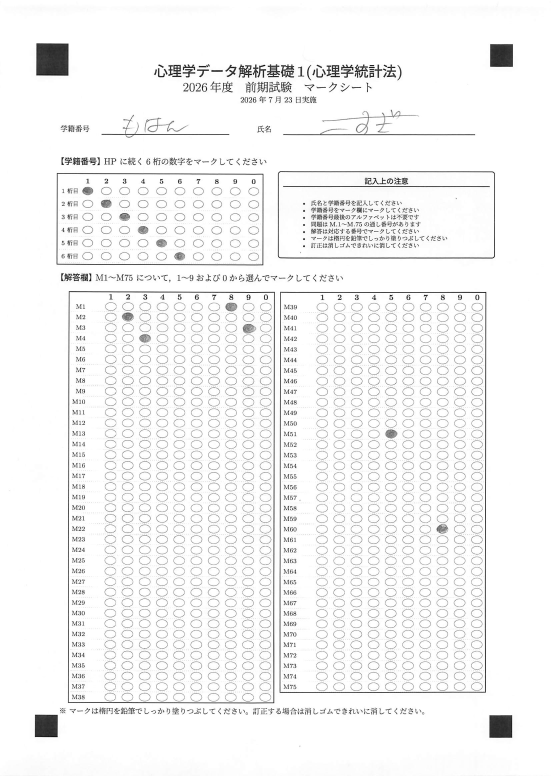
#> input picture articles/img/sample_scan.jpg, 1653 x 2327 px (shown at 1/3 size)
$ python batch.py ../../articles/img/sample_scan.jpg ../../articles/img/marksheet_example-1.png
#> lines starting #> are read from the running program, lines starting #| are printed output that depends on the picture; after the words box and inside, x2 and y2 are one past the last pixel; in counts of white or black regions, pixels touching at a corner belong together
### python-reference/omr/reader.py
"""マークシート画像 → 応答CSV（reader）。

処理: 位置決めマークで天地判定 → 太線枠（ID・解答2列）を検出 →
枠を自己スケールして config の格子から各セル中心を算出 → 塗り率を測って判定。
出力は既存下流互換の 82列スキーマ: source, ID1..IDn, M1..Mq。
"""
import cv2
import numpy as np
import sys
import csv
import glob
import os

from config import CONFIG_2026A, id_block_geometry, answer_block_geometry
from fiducials import detect as detect_fiducials


def _dedup_boxes(rects):
    """入れ子（外周/内周）の重複を大きい方に統合。"""
    rects = sorted(rects, key=lambda r: -r[2] * r[3])
    kept = []
    for (x, y, w, h) in rects:
        cx, cy = x + w / 2, y + h / 2
        dup = False
        for (X, Y, W, H) in kept:
            if X <= cx <= X + W and Y <= cy <= Y + H and abs(w * h - W * H) < 0.15 * W * H:
                dup = True
                break
        if not dup:
            kept.append((x, y, w, h))
    return kept


def find_boxes(gray):
    H, W = gray.shape
    _, b = cv2.threshold(gray, 150, 255, cv2.THRESH_BINARY_INV)
    cnts, _ = cv2.findContours(b, cv2.RETR_LIST, cv2.CHAIN_APPROX_SIMPLE)
    rects = []
    for c in cnts:
        x, y, w, h = cv2.boundingRect(c)
        if w > 300 and h > 150 and w * h > 60000:
            peri = cv2.arcLength(c, True)
            approx = cv2.approxPolyDP(c, 0.03 * peri, True)
            if len(approx) == 4:
                rects.append((x, y, w, h))
    rects = _dedup_boxes(rects)

    # 分類: 背の高い2枠 = 解答（左右），上部左側の枠 = ID
    tall = sorted([r for r in rects if r[3] > 0.35 * H], key=lambda r: r[0])
    if len(tall) < 2:
        raise RuntimeError(f"解答枠が2つ検出できません（tall={len(tall)}）")
    ans_boxes = tall[:2]
    upper_left = [r for r in rects if r not in ans_boxes
                  and (r[1] + r[3] / 2) < 0.4 * H and (r[0] + r[2] / 2) < 0.5 * W]
    if not upper_left:
        raise RuntimeError("ID枠が検出できません")
    id_box = max(upper_left, key=lambda r: r[2] * r[3])
    return id_box, ans_boxes


def _cell_centers(box, box_local_w, box_local_h, cells, stroke_px=3.0):
    """検出枠(box=x,y,w,h)を自己スケールし，各セルの画素中心を返す。"""
    x, y, w, h = box
    # 検出はストローク外周bbox。中心線は外周から stroke/2 内側。
    ox = x + stroke_px / 2.0
    oy = y + stroke_px / 2.0
    sx = (w - stroke_px) / box_local_w
    sy = (h - stroke_px) / box_local_h
    out = []
    for (idA, opt, xoff, yoff) in cells:
        px = ox + xoff * sx
        py = oy + yoff * sy
        out.append((idA, opt, px, py))
    return out


def _fill_ratio(gray, px, py, rx, ry, dark_thr):
    x0, x1 = int(px - rx), int(px + rx)
    y0, y1 = int(py - ry), int(py + ry)
    patch = gray[max(0, y0):y1, max(0, x0):x1]
    if patch.size == 0:
        return 0.0
    return float(np.mean(patch < dark_thr))


def read_sheet(img, cfg, dpi=200, dark_thr=140, fill_thr=0.20, debug_path=None):
    gray = cv2.cvtColor(img, cv2.COLOR_BGR2GRAY) if img.ndim == 3 else img

    # 天地判定（左上が最大マークでなければ180度回転）
    centers, sides = detect_fiducials(img, dpi=dpi)
    if max(sides, key=sides.get) != 'TL':
        gray = cv2.rotate(gray, cv2.ROTATE_180)
        img = cv2.rotate(img, cv2.ROTATE_180)

    id_box, ans_boxes = find_boxes(gray)

    mm = dpi / 25.4
    rx, ry = 1.1 * mm, 0.8 * mm            # サンプリング窓（楕円 2.2x1.6mm の内側）

    vis = img.copy() if img.ndim == 3 else cv2.cvtColor(gray, cv2.COLOR_GRAY2BGR)

    # ---- ID ----
    idg = id_block_geometry(cfg)
    id_cells = _cell_centers(id_box, idg["box_w"], idg["box_h"], idg["cells"])
    id_result = {}
    per_digit = {}
    for (digit, opt, px, py) in id_cells:
        fr = _fill_ratio(gray, px, py, rx, ry, dark_thr)
        per_digit.setdefault(digit, []).append((opt, fr, px, py))
    for digit, lst in per_digit.items():
        opt, fr, px, py = max(lst, key=lambda t: t[1])
        id_result[digit] = opt if fr >= fill_thr else None
        for (o, f, X, Y) in lst:
            col = (0, 0, 255) if (o == opt and f >= fill_thr) else (0, 180, 0)
            cv2.circle(vis, (int(X), int(Y)), 4, col, -1)

    # ---- 解答 ----
    ans_geo = answer_block_geometry(cfg)
    ans_result = {}
    flags = {}
    for box, geo in zip(ans_boxes, ans_geo):
        cells = _cell_centers(box, geo["box_w"], geo["box_h"], geo["cells"])
        per_q = {}
        for (qnum, opt, px, py) in cells:
            fr = _fill_ratio(gray, px, py, rx, ry, dark_thr)
            per_q.setdefault(qnum, []).append((opt, fr, px, py))
        for qnum, lst in per_q.items():
            filled = [(o, f) for (o, f, X, Y) in lst if f >= fill_thr]
            opt, fr, px, py = max(lst, key=lambda t: t[1])
            if len(filled) == 0:
                ans_result[qnum] = None
                flags[qnum] = "blank"
            elif len(filled) > 1:
                ans_result[qnum] = opt          # 最濃を採用
                flags[qnum] = "multi"
            else:
                ans_result[qnum] = opt
            for (o, f, X, Y) in lst:
                col = (0, 0, 255) if (o == opt and f >= fill_thr) else (0, 180, 0)
                cv2.circle(vis, (int(X), int(Y)), 4, col, -1)

    for (x, y, w, h) in [id_box] + ans_boxes:
        cv2.rectangle(vis, (x, y), (x + w, y + h), (255, 0, 0), 2)
    if debug_path:
        cv2.imwrite(debug_path, vis)

    return id_result, ans_result, flags


# [16 lines left out: function main, not called in this run]


# [2 lines that do not run on import are left out]

### python-reference/omr/fiducials.py
"""四隅の位置決めマーク（黒塗り四角）を検出するモジュール。

マークシートは四隅に黒い四角を持ち，左上だけ大きい（向き判定用）。
Otsu二値化 → 輪郭抽出 → 四隅近傍の充填された正方形を選ぶ。
戻り値: {'TL':(x,y), 'TR':..., 'BL':..., 'BR':...} 画素座標（検出できた向きに正規化済み）。
"""
import cv2
import numpy as np
import sys


def _find_square_blobs(bin_img, min_side, max_side):
    """充填された正方形状の連結成分の (cx, cy, area, side) を返す。"""
    cnts, _ = cv2.findContours(bin_img, cv2.RETR_EXTERNAL, cv2.CHAIN_APPROX_SIMPLE)
    blobs = []
    for c in cnts:
        area = cv2.contourArea(c)
        if area < min_side * min_side * 0.5:
            continue
        x, y, w, h = cv2.boundingRect(c)
        if not (min_side <= w <= max_side and min_side <= h <= max_side):
            continue
        aspect = w / float(h)
        if not (0.7 <= aspect <= 1.4):
            continue
        extent = area / float(w * h)          # 充填率（塗り潰し四角なら高い）
        if extent < 0.75:
            continue
        blobs.append((x + w / 2.0, y + h / 2.0, area, (w + h) / 2.0))
    return blobs


def detect(img, dpi=200, debug_path=None):
    gray = cv2.cvtColor(img, cv2.COLOR_BGR2GRAY) if img.ndim == 3 else img
    H, W = gray.shape
    _, bin_img = cv2.threshold(gray, 0, 255, cv2.THRESH_BINARY_INV + cv2.THRESH_OTSU)

    mm = dpi / 25.4                            # px per mm
    # 位置決めマークは年度でサイズが異なる（2026:9-12.8mm / 2025:5.5mm程度）ので下限を緩める
    blobs = _find_square_blobs(bin_img, min_side=4 * mm, max_side=18 * mm)
    if len(blobs) < 4:
        raise RuntimeError(f"位置決めマークが4個検出できません（{len(blobs)}個）")

    # 四隅それぞれに最も近いブロブを割り当てる
    corners_ref = {'TL': (0, 0), 'TR': (W, 0), 'BL': (0, H), 'BR': (W, H)}
    chosen = {}
    for name, (rx, ry) in corners_ref.items():
        best = min(blobs, key=lambda b: (b[0] - rx) ** 2 + (b[1] - ry) ** 2)
        chosen[name] = best

    if debug_path is not None:
        vis = img.copy() if img.ndim == 3 else cv2.cvtColor(gray, cv2.COLOR_GRAY2BGR)
        for name, (cx, cy, area, side) in chosen.items():
            cv2.circle(vis, (int(cx), int(cy)), 12, (0, 0, 255), 3)
            cv2.putText(vis, name, (int(cx) - 20, int(cy) - 20),
                        cv2.FONT_HERSHEY_SIMPLEX, 0.9, (0, 0, 255), 2)
        cv2.imwrite(debug_path, vis)

    sides = {k: v[3] for k, v in chosen.items()}
    centers = {k: (v[0], v[1]) for k, v in chosen.items()}
    return centers, sides


# [10 lines that do not run on import are left out]

### python-reference/omr/config.py
"""マークシートのレイアウト定義（single source of truth）。

このファイル1つから (1) marksheet.tex の格子と (2) reader のセル座標が決まる。
年度で変わるのは主に n_questions と col_split，n_id_digits。
座標は TikZ content フレームの「ローカル単位」（1単位 = 0.98mm，ただし
reader は枠を検出して自己スケールするので絶対mmは不要）。
"""

CONFIG_2026A = {
    "name": "2026a",
    "n_options": 10,
    "option_labels": [1, 2, 3, 4, 5, 6, 7, 8, 9, 0],  # 列1..10 に対応（10列目が「0」）

    # ---- 学籍番号ブロック ----
    "id": {
        "n_digits": 6,
        "idtop": -53.0, "idleft": 5.0, "idcolwidth": 7.5, "idrowheight": 5.3,
    },

    # ---- 解答ブロック ----
    "answer": {
        "n_questions": 75,
        "col_split": [(1, 38), (39, 75)],   # (qstart, qend) を列ごとに
        "anstop": -100.0, "optwidth": 7.0, "labeloffset": 10.0,
        "ansrowheight": 4.3, "colgap": 2.5, "colwidth": 83.5,
    },
}


def id_block_geometry(cfg):
    """ID枠のローカル矩形と各セルを返す。
    return: dict(box_w, box_h, cells=[(digit, opt_value, xoff, yoff), ...])
    xoff/yoff は枠の左上（ローカル）からの右方向/下方向オフセット（ローカル単位）。
    """
    g = cfg["id"]
    idtop, idleft, cw, rh = g["idtop"], g["idleft"], g["idcolwidth"], g["idrowheight"]
    n_opt = cfg["n_options"]
    labels = cfg["option_labels"]
    # 枠: (idleft-5, idtop+7) 〜 (idleft+10.5*cw, idtop-n_digits*rh+2)
    box_left = idleft - 5.0
    box_top = idtop + 7.0
    box_w = (idleft + 10.5 * cw) - box_left
    box_h = box_top - (idtop - g["n_digits"] * rh + 2.0)
    cells = []
    for digit in range(1, g["n_digits"] + 1):
        ypos = idtop - (digit - 1) * rh
        yoff = box_top - ypos
        for col in range(1, n_opt + 1):
            xpos = idleft + col * cw
            xoff = xpos - box_left
            cells.append((digit, labels[col - 1], xoff, yoff))
    return {"box_w": box_w, "box_h": box_h, "cells": cells}


def answer_block_geometry(cfg):
    """解答枠（列ごと）のローカル矩形と各セルを返す。
    return: list（列ごと） of dict(qstart,qend,box_w,box_h,cells=[(qnum,opt_value,xoff,yoff)])
    """
    g = cfg["answer"]
    anstop, optw, labo = g["anstop"], g["optwidth"], g["labeloffset"]
    rh, colgap, colw = g["ansrowheight"], g["colgap"], g["colwidth"]
    n_opt = cfg["n_options"]
    labels = cfg["option_labels"]
    out = []
    for colindex, (qstart, qend) in enumerate(g["col_split"]):
        colstart = 5.0 + colindex * (colw + colgap)
        nrows = qend - qstart + 1
        box_left = colstart
        box_top = anstop + 6.0
        box_w = labo + 10.5 * optw
        box_h = box_top - (anstop - nrows * rh + 2.0)
        cells = []
        for i in range(1, nrows + 1):
            qnum = qstart + i - 1
            ypos = anstop - (i - 1) * rh
            yoff = box_top - ypos
            for col in range(1, n_opt + 1):
                xpos = labo + col * optw          # colstart 基準
                xoff = (colstart + xpos) - box_left
                cells.append((qnum, labels[col - 1], xoff, yoff))
        out.append({"qstart": qstart, "qend": qend, "nrows": nrows,
                    "box_w": box_w, "box_h": box_h, "cells": cells})
    return out

### python-reference/omr/batch.py
"""複数ページのスキャン（PDF or 画像フォルダ）を一括読み取りしてCSV出力。

出力は既存下流互換の82列スキーマ:  source, ID1..IDn, M1..Mq
使い方:
  python batch_read.py 20260724.pdf responses.csv
  python batch_read.py scans_dir/  responses.csv
要目視（ID読取不能・複数塗り・空欄多数）は review.csv に別出し。
"""
import cv2
import sys
import os
import csv
import glob
import subprocess
import tempfile

from config import CONFIG_2026A
from reader import read_sheet


# [4 lines left out: function _pages_from_pdf, not called in this run]


def _collect_images(src, dpi, workdir):
    if os.path.isdir(src):
        imgs = []
        for ext in ("*.png", "*.jpg", "*.jpeg", "*.tif", "*.tiff"):
            imgs += glob.glob(os.path.join(src, ext))
            imgs += glob.glob(os.path.join(src, ext.upper()))
        return sorted(imgs)
    if src.lower().endswith(".pdf"):
        return _pages_from_pdf(src, dpi, workdir)
    return [src]


def run(src, out_csv, cfg=CONFIG_2026A, dpi=200, review_csv=None):
#> called with src = '../../articles/img/sample_scan.jpg', dpi = 200
    ndig = cfg["id"]["n_digits"]
    nq = cfg["answer"]["n_questions"]
    header = ["source"] + [f"ID{i}" for i in range(1, ndig + 1)] + [f"M{i}" for i in range(1, nq + 1)]

    with tempfile.TemporaryDirectory() as wd:
        pages = _collect_images(src, dpi, wd)
        n = len(pages)
        if n == 0:
            raise SystemExit(f"読み取り対象がありません: {src}")
        base = os.path.basename(src)

        rows, reviews = [], []
        for idx, p in enumerate(pages, 1):
            im = cv2.imread(p)
#> im is the input picture: shape (2327, 1653, 3); min 0, max 255, mean 244.1
            try:
                id_r, ans_r, flags = read_sheet(im, cfg, dpi=dpi)
#> in detect, `_, bin_img = cv2.threshold(gray, 0, 255, cv2.THRESH_BINARY_INV + cv2.T..`:
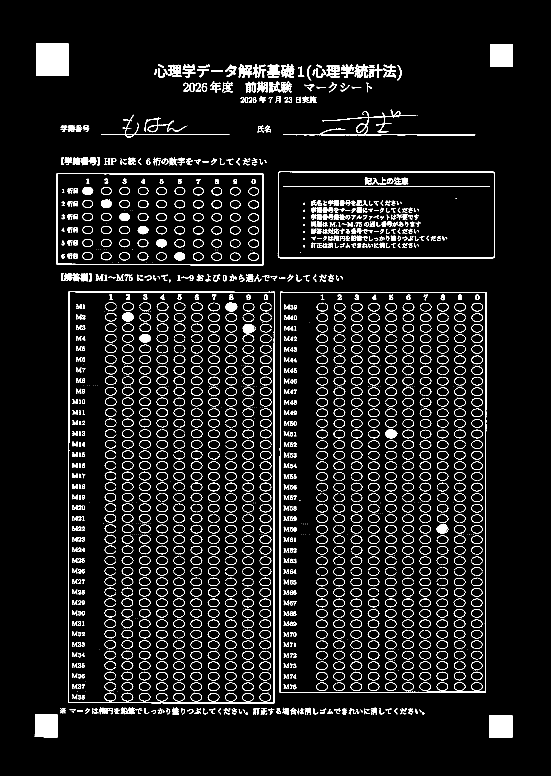
#> bin_img: shape (2327, 1653) (shown at 1/3 size); 5.8% white; 2390 white regions (702 under 20 px)
#> in _find_square_blobs, `cnts, _ = cv2.findContours(bin_img, cv2.RETR_EXTERNAL, cv2.CHAIN_APPRO..`: cnts = 267 contours, 60 with area under 20; largest, box (x1, y1, x2, y2) and area: (204, 873, 825, 2110) 762050, (839, 875, 1459, 2079) 742166, (170, 519, 790, 796) 169522, (833, 513, 1485, 776) 169296, (109, 130, 206, 227) 9146
#> the loop in _find_square_blobs, `for c in cnts:` made 267 passes
#> area on passes 4, 6, 10: 28, 25.5, 85.5
#> after the loop in _find_square_blobs, `for c in cnts:`: blobs = [(1502.5, 2179.5, 4488, 68), (138.5, 2178, 4467, 68.5), (1504.5, 166, 4472, 68.5), (157.5, 178.5, 9145.5, 97)]
#> the loop in detect, `for name, (rx, ry) in corners_ref.items():` made 4 passes
#> after the loop in detect, `for name, (rx, ry) in corners_ref.items():`: chosen = {'TL': (157.5, 178.5, 9145.5, 97), 'TR': (1504.5, 166, 4472, 68.5), 'BL': (138.5, 2178, 4467, 68.5), 'BR': (1502.5, 2179.5, 4488, 68)}
#> in detect, `sides = {k: v[3] for k, v in chosen.items()}`: sides = {'TL': 97, 'TR': 68.5, 'BL': 68.5, 'BR': 68}
#> in detect, `centers = {k: (v[0], v[1]) for k, v in chosen.items()}`: centers = {'TL': (157.5, 178.5), 'TR': (1504.5, 166), 'BL': (138.5, 2178), 'BR': (1502.5, 2179.5)}
#> in read_sheet, `centers, sides = detect_fiducials(img, dpi=dpi)`: sides = {'TL': 97, 'TR': 68.5, 'BL': 68.5, 'BR': 68}
#> in find_boxes, `_, b = cv2.threshold(gray, 150, 255, cv2.THRESH_BINARY_INV)`:
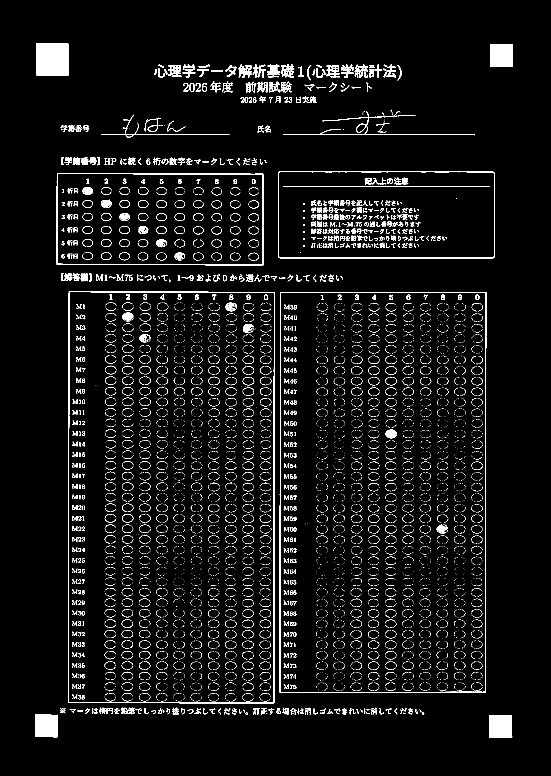
#> b: shape (2327, 1653) (shown at 1/3 size); 4% white; 11888 white regions (10897 under 20 px)
#> in find_boxes, `cnts, _ = cv2.findContours(b, cv2.RETR_LIST, cv2.CHAIN_APPROX_SIMPLE)`: cnts = 12296 contours, 11766 with area under 20; largest, box (x1, y1, x2, y2) and area: (204, 874, 825, 2110) 761548, (205, 875, 823, 2109) 756804, (839, 876, 1459, 2079) 741386, (840, 877, 1458, 2077) 736676, (170, 519, 790, 796) 169272
#> the loop in find_boxes, `for c in cnts:` made 12296 passes
#> (x, y, w, h) on passes 1, 2, 5: (1468, 2146, 69, 67), (105, 2144, 68, 68), (832, 2138, 5, 4)
#> after the loop in find_boxes, `for c in cnts:`: rects = [(840, 877, 618, 1200), (839, 876, 620, 1203), (205, 875, 618, 1234), (204, 874, 621, 1236), (171, 521, 618, 274), (170, 519, 620, 277), (835, 515, 649, 259), (834, 514, 651, 261)]
#> in _dedup_boxes, `rects = sorted(rects, key=lambda r: -r[2] * r[3])`: rects = [(204, 874, 621, 1236), (205, 875, 618, 1234), (839, 876, 620, 1203), (840, 877, 618, 1200), (170, 519, 620, 277), (834, 514, 651, 261), (171, 521, 618, 274), (835, 515, 649, 259)]
#> the loop in _dedup_boxes, `for (x, y, w, h) in rects:` made 8 passes
#> (x, y, w, h, cx, cy) on passes 1 to 8: (204, 874, 621, 1236, 514.5, 1492), (205, 875, 618, 1234, 514, 1492), (839, 876, 620, 1203, 1149, 1477.5), (840, 877, 618, 1200, 1149, 1477), (170, 519, 620, 277, 480, 657.5), (834, 514, 651, 261, 1159.5, 644.5), (171, 521, 618, 274, 480, 658), (835, 515, 649, 259, 1159.5, 644.5)
#> after the loop in _dedup_boxes, `for (x, y, w, h) in rects:`: kept = [(204, 874, 621, 1236), (839, 876, 620, 1203), (170, 519, 620, 277), (834, 514, 651, 261)]
#> in find_boxes, `rects = _dedup_boxes(rects)`: rects has the same summary as kept in _dedup_boxes
#> in find_boxes, `tall = sorted([r for r in rects if r[3] > 0.35 * H], key=lambda r: r[0])`: tall = [(204, 874, 621, 1236), (839, 876, 620, 1203)]
#> in find_boxes, `upper_left = [r for r in rects if r not in ans_boxes and (r[1] + r[3] ..`: upper_left = [(170, 519, 620, 277)]
#> in find_boxes, `id_box = max(upper_left, key=lambda r: r[2] * r[3])`: id_box = (170, 519, 620, 277)
#> in read_sheet, `id_box, ans_boxes = find_boxes(gray)`: ans_boxes = [(204, 874, 621, 1236), (839, 876, 620, 1203)]
#> in _cell_centers, `x, y, w, h = box`: x = 170; y = 519; w = 620; h = 277
#> in _cell_centers, `ox = x + stroke_px / 2.0`: ox = 171.5
#> in _cell_centers, `oy = y + stroke_px / 2.0`: oy = 520.5
#> in _cell_centers, `sx = (w - stroke_px) / box_local_w`: sx = 7.37
#> in _cell_centers, `sy = (h - stroke_px) / box_local_h`: sy = 7.45
#> the loop in _cell_centers, `for (idA, opt, xoff, yoff) in cells:` made 60 passes
#> (idA, opt, xoff, yoff, px, py) on passes 1 to 8: (1, 1, 12.5, 7, 263.6, 572.6), (1, 2, 20, 7, 318.8, 572.6), (1, 3, 27.5, 7, 374.1, 572.6), (1, 4, 35, 7, 429.4, 572.6), (1, 5, 42.5, 7, 484.6, 572.6), (1, 6, 50, 7, 539.9, 572.6), (1, 7, 57.5, 7, 595.1, 572.6), (1, 8, 65, 7, 650.4, 572.6)
#> after the loop in _cell_centers, `for (idA, opt, xoff, yoff) in cells:`: out = 60 items, first 6: (1, 1, 263.6, 572.6), (1, 2, 318.8, 572.6), (1, 3, 374.1, 572.6), (1, 4, 429.4, 572.6), (1, 5, 484.6, 572.6), (1, 6, 539.9, 572.6)
#> in read_sheet, `id_cells = _cell_centers(id_box, idg["box_w"], idg["box_h"], idg["cell..`: id_cells has the same summary as out in _cell_centers
#> the loop in read_sheet, `for (digit, opt, px, py) in id_cells:` made 60 passes
#> (digit, opt, px, py, x0 in _fill_ratio, x1 in _fill_ratio, y0 in _fill_ratio, y1 in _fill_ratio) on passes 1 to 8: (1, 1, 263.6, 572.6, 254, 272, 566, 578), (1, 2, 318.8, 572.6, 310, 327, 566, 578), (1, 3, 374.1, 572.6, 365, 382, 566, 578), (1, 4, 429.4, 572.6, 420, 438, 566, 578), (1, 5, 484.6, 572.6, 475, 493, 566, 578), (1, 6, 539.9, 572.6, 531, 548, 566, 578), (1, 7, 595.1, 572.6, 586, 603, 566, 578), (1, 8, 650.4, 572.6, 641, 659, 566, 578)
#> the loop in read_sheet, `for digit, lst in per_digit.items():` made 6 passes
#> after the loop in read_sheet, `for digit, lst in per_digit.items():`:
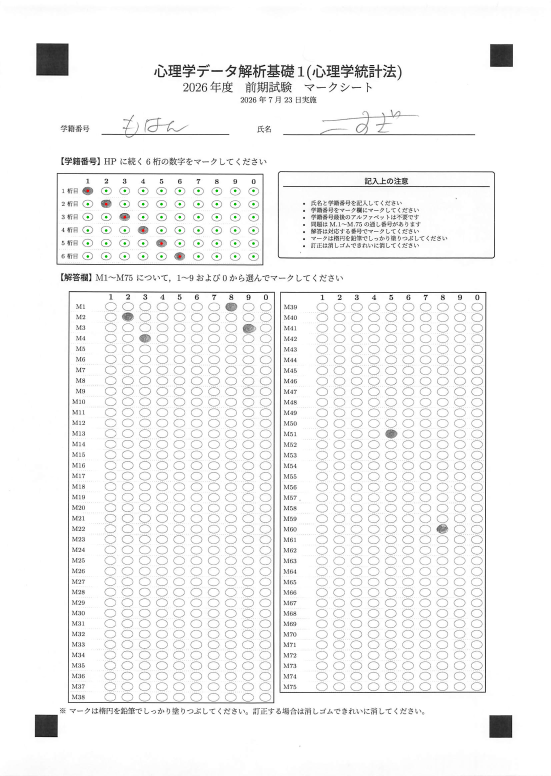
#> vis: shape (2327, 1653, 3) (shown at 1/3 size); 0.08% of pixels changed, all inside (x1, y1, x2, y2) = (259, 568, 765, 774)
#> the loop in read_sheet, `for box, geo in zip(ans_boxes, ans_geo):` made 2 passes
#> (the rest of the program and of its run is left out)
